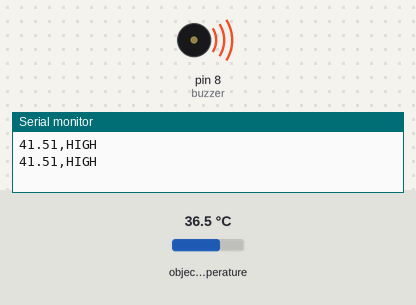
A sketch run on a simulated Arduino Uno, built with avr-gcc and run on an emulated ATmega328P. Parts: buzzer (waves = sounding, pin HIGH), the last lines printed to the serial monitor. The inputs (shaded band) are chosen by the test bench; at power-on: object temperature 36.5 °C.

Above: at 1.2 s.
1.3 s: object temperature set to 35.3 °C
3.2 s: object temperature set to 34.6 °C
At 5.2 s:
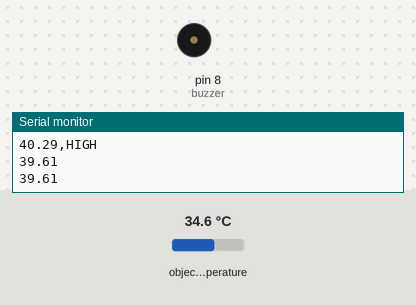
5.5 s: object temperature set to 39 °C
At 7.1 s:
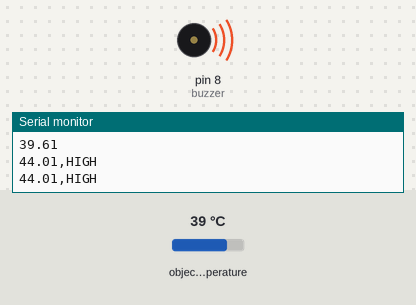
7.5 s: object temperature set to 20 °C
At 8.7 s:
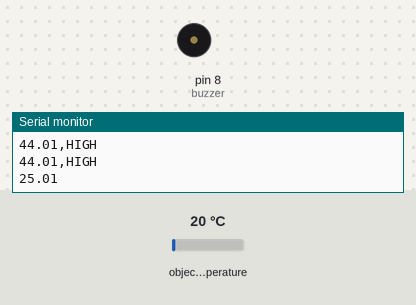
Timing chart, 0 to 10.5 s (numbered marks = the images above; inputs shaded):
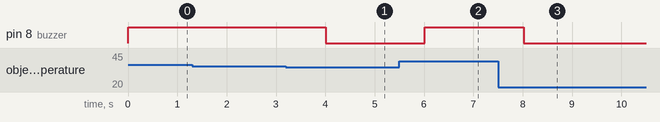

Measured:
- the behaviour switches between 35 and 34.9 °C on object temperature (found by bisection; images 0 and 1)
- after the input at 3.2 s, pin 8 (buzzer): HIGH → LOW after 0.81 s
- after the input at 5.5 s, pin 8 (buzzer): LOW → HIGH after 0.51 s
- after the input at 7.5 s, pin 8 (buzzer): HIGH → LOW after 0.52 s

The sketch:

temp_arduino.ino
```cpp
#include <Wire.h>
#include <Adafruit_MLX90614.h>
Adafruit_MLX90614 mlx = Adafruit_MLX90614();
const int buzzer=8;
const int threshold=35;

void setup() {
  Serial.begin(9600);
  pinMode(8, OUTPUT);
  mlx.begin();
}
void loop() {
  Serial.print(mlx.readObjectTempC()+5);
  if (mlx.readObjectTempC()>threshold){
    digitalWrite(buzzer, HIGH);
    Serial.print(",HIGH");
  } else {
    digitalWrite(buzzer, LOW);
  }
  delay(1000);
  Serial.println();
}
```
